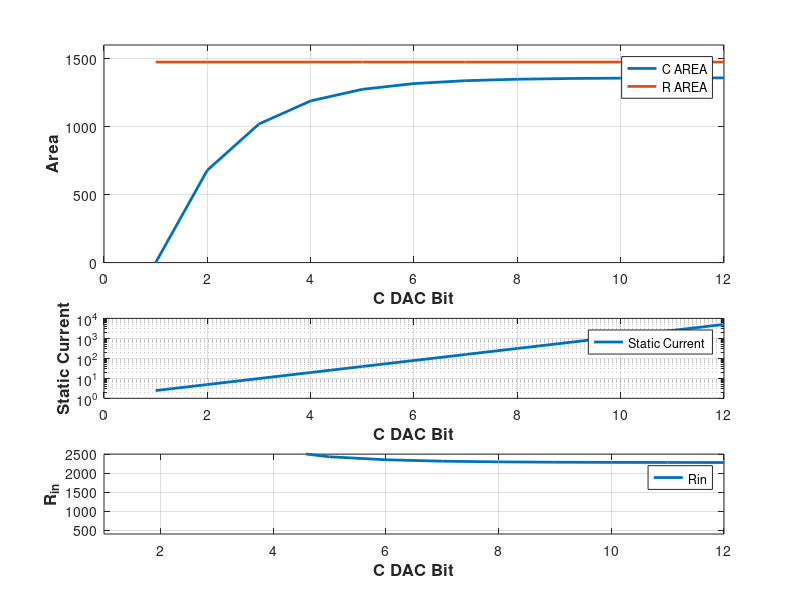

Here is the MATLAB script that generated this plot:

%%%%%%%%%%%%%%%%%%%%%%%%%%%%%%%%%%%%%%%%%%%%%%%%%%%%%%
% 2018/12/3
% Purpose:  This file is to calculate needed Cu and Ru for DAC
%          
%   Copyright (c) 2018 by Shanshan Xie
%   for SAR ADC project in ADC course
%%%%%%%%%%%%%%%%%%%%%%%%%%%%%%%%%%%%%%%%%%%%%%%%%%%%%%

clear;
Vref = 1;

N_CDAC = 1:12; %C-DAC resolution
N_DAC = 12;
N_RDAC = N_DAC-N_CDAC; %R-DAC resolution

LSB_C = Vref./2.^(N_CDAC);
LSB_N = Vref./2.^N_DAC;
LSB_R = Vref./2.^N_RDAC;

N_sample = 1;

Linearity = 11;

Cap_num = 2.^(N_CDAC-1);
Res_num = 2.^N_RDAC;

Ab_R = 0.0125;
Rsq = 726;

Ab_C = 0.012;
Kc = 1.4e-15;

% Iload = 90e-6; %static current max


fclk = 6e6; %MHz
fconv = fclk/(N_DAC+N_sample);

%% R-DAC Mismatch Calculation
%if INL dominate
sigma_R = (0.5.*2.*2.^(N_DAC-Linearity) .* LSB_N ) ./ (sqrt(2).* 3.*sqrt(2.^(N_RDAC-2)) .* LSB_R);

%if DNL dominate
% sigma_R = (2^(N_RDAC-N_DAC) * 2^(N_DAC-Linearity)) / (3 * sqrt(2^(N_RDAC+1) - 2));

Ru = 200; %ohm


% Ru = Vref./(Iload * 2.^N_RDAC);

Rtotal = Ru .* Res_num;
Iload = 1e6./(Rtotal);

L_W_R = Ru/Rsq;

WL_R = 1e-12.*(Ab_R^2 ./ (2.*sigma_R.^2)); % unit area, unit um^2

L_R = sqrt(L_W_R.*WL_R); % unit: um

W_R = sqrt(WL_R./L_W_R);  % unit: um

%total area unit um^2
Area_R = Res_num .* WL_R;


%% C-DAC Mismatch Calculation
% DNL Dominate
% sigma_C = (0.5 .* 2 .* 2.^(N_DAC-Linearity) .* LSB_N) ./ (sqrt(2) .* 3 .* sqrt(2.^N_CDAC - 1) .* LSB_C);
sigma_C = (0.5.*2.*2.^(N_DAC-Linearity) .* LSB_N) ./ (sqrt(2) .* 3 .* sqrt(2.^(N_CDAC-1) - 1) .* LSB_C);

% min cap value to satisfy 99.73% yeild
Cu = 9 .* Ab_C^2 .* Kc .* (2.^(N_CDAC-1)-1) .* 2.^(2*N_DAC-2*N_CDAC)
Cu = Cu / 2^(2*N_DAC-2*Linearity);

% Cu = 500e-15; 

% WL_C = 1e-12*(Cu/Kc);  %cap unit size um^2
WL_C = 1e-12.*(Ab_C^2 ./ (2 .* sigma_C.^2)); % unit area, unit um^2


Area_C = (Cap_num .* WL_C);


%% Input Impedance

Ctotal = Cu .* Cap_num;

Rin = 2e-3./(fconv*Ctotal);

figure(1)
subplot(4,1,[1,2]);
hold off
plot(N_CDAC, Area_C.*1e12,'DisplayName','C AREA','LineWidth',2);

hold on
plot(N_CDAC, Area_R.*1e12,'DisplayName','R AREA','LineWidth',2);

ylabel('Area','FontSize',12,'FontWeight','bold');
xlabel('C DAC Bit','FontSize',12,'FontWeight','bold');
grid on
legend('show');
xlim([0,12]);
ylim([0,1600]);

subplot(4,1,3);
hold off
semilogy(N_CDAC, Iload,'DisplayName','Static Current','LineWidth',2);
ylabel('Static Current','FontSize',12,'FontWeight','bold');
xlabel('C DAC Bit','FontSize',12,'FontWeight','bold');
grid on
legend('show');
xlim([0,12]);

subplot(4,1,4);
hold off
plot(N_CDAC, Rin,'DisplayName','Rin','LineWidth',2);
xlim([0,12]);
ylim([400, 2500]);

ylabel('R_{in}','FontSize',12,'FontWeight','bold');
xlabel('C DAC Bit','FontSize',12,'FontWeight','bold');
grid on
legend('show');
xlim([1,12]);


%% System INL
% CDAC_DNL = sqrt(2^(N_CDAC+1)-2) * sigma_C * (Vref/2^N_CDAC);
% CDAC_INL = sqrt(2^(N_CDAC-1)) * sigma_C * (Vref/2^N_CDAC);
% 
% RDAC_DNL = sqrt(2^(N_RDAC+1)-2) * sigma_R * (Vref/2^N_RDAC);
% RDAC_INL = sqrt(2^(N_RDAC-1)) * sigma_R * (Vref/2^N_RDAC);
% 
% sysINL = sqrt( CDAC_INL^2 + RDAC_INL^2 )
% sysINL_yield = sysINL * 3
% sysDNL = sqrt( CDAC_DNL^2 + RDAC_DNL^2 );
% sysDNL_yield = sysDNL * 3
% 
% LSB=1/2^N_DAC
% 
% Max_DNL_INL = 2/2^(N_DAC)
